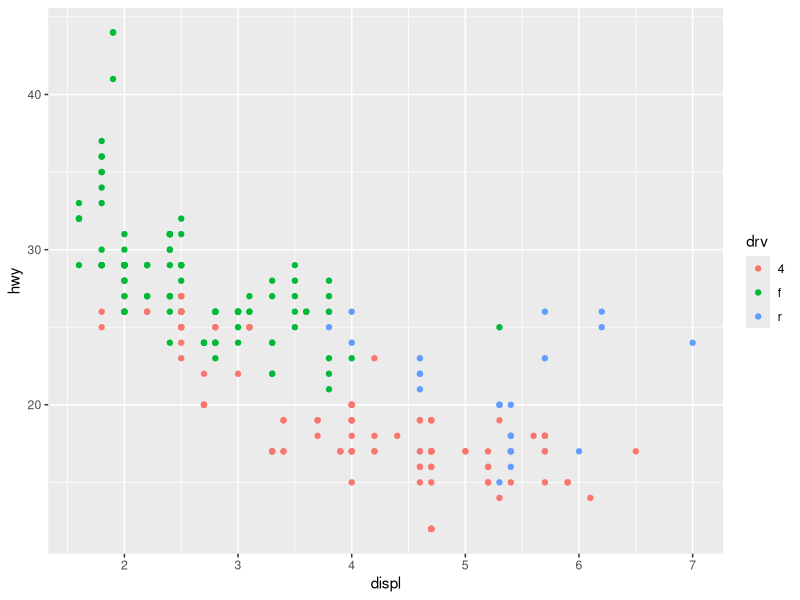
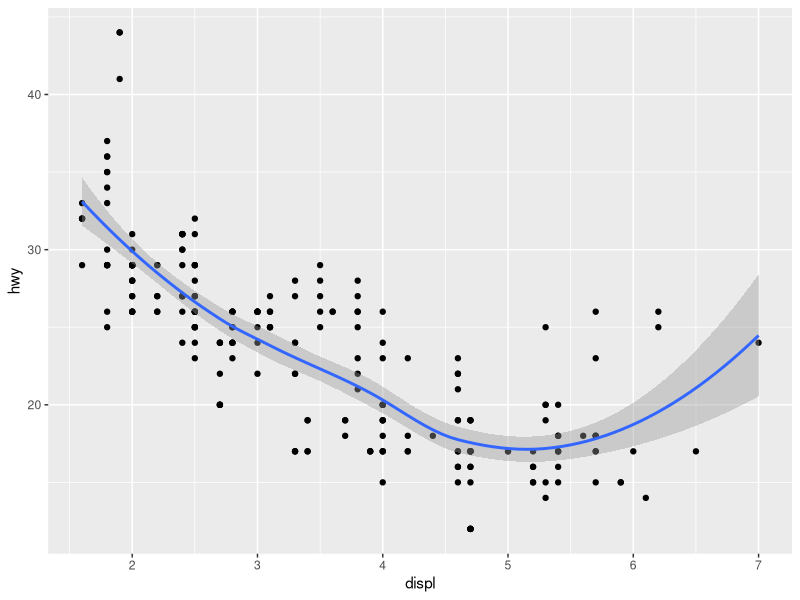
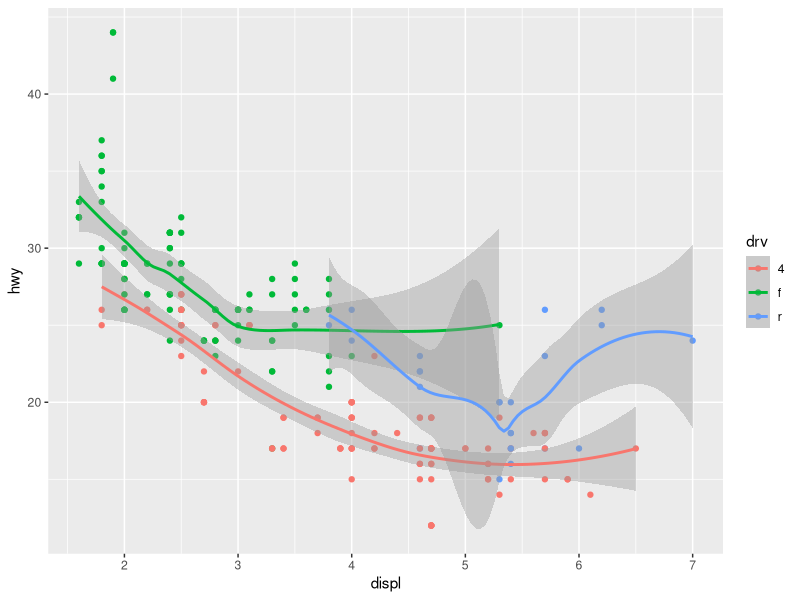
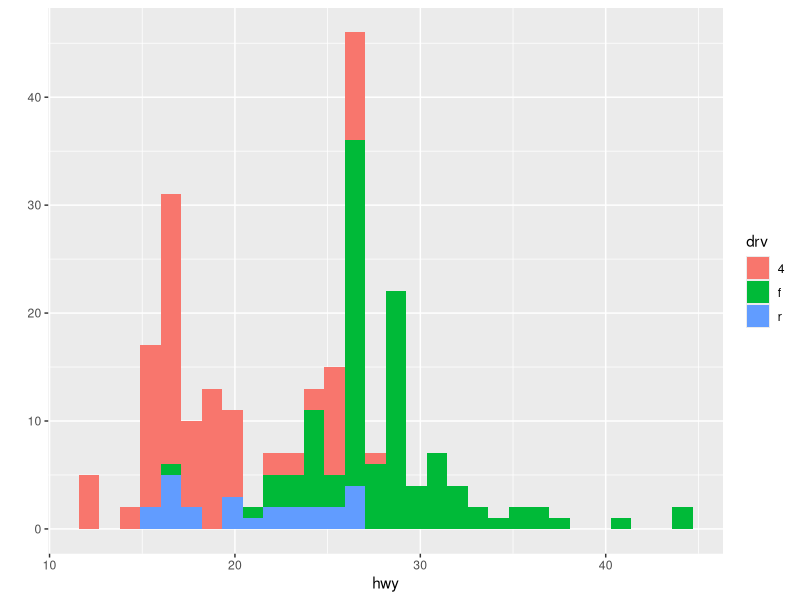
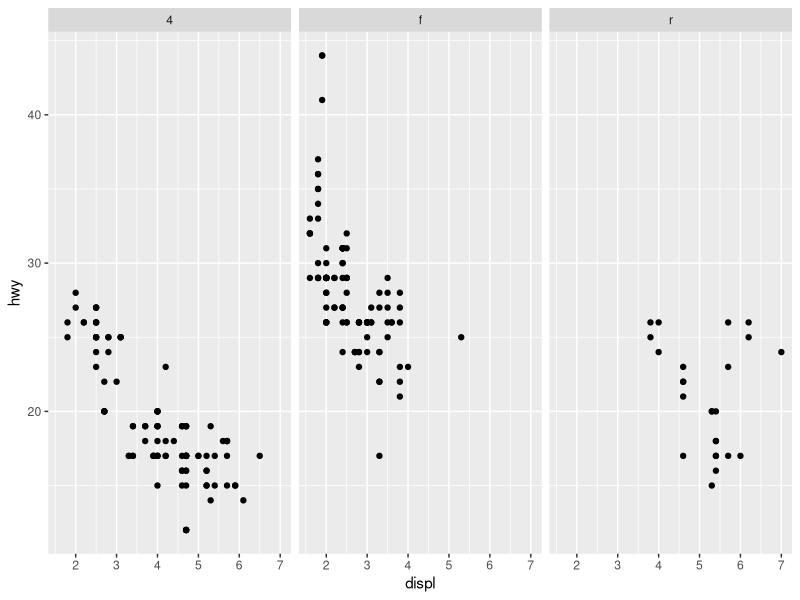
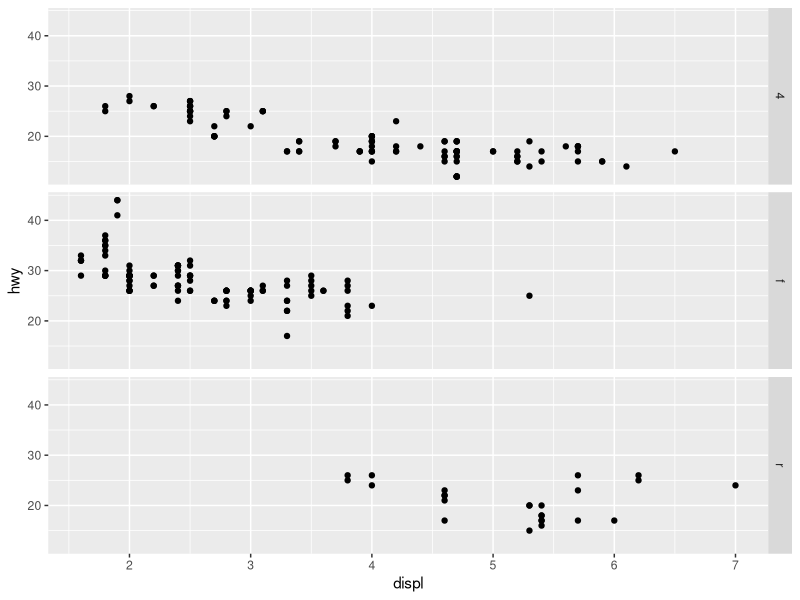

Write the R code that produced these figures, in order. (Note: this script raises an error after producing the figures.)
# Use of ggplot2
# Ref. Grammar of Graphics by Leland Wilkinson
# www.ggplot.org

# workshorse function for ggplot is : qplot()  {quickplot}
# plots are made up of:
#     aesthetics (size, shape, color) and
#     geoms (point ,line)

library(ggplot2)
str(mpg)
qplot(displ, hwy, data = mpg, color = drv)

# Adding a geom
qplot(displ, hwy, data = mpg, geom=c("point", "smooth"))
qplot(displ, hwy, data = mpg, color = drv, geom=c("point", "smooth"))

# Histograms
qplot(hwy, data = mpg, fill = drv)

# Facets (like panels in lattice)
qplot(displ, hwy, data = mpg, facets = .~drv) # .~drv = row ~ columns
qplot(displ, hwy, data = mpg, facets = drv~., binwidth=2)

# MAACS Cohort:
# Asthma study publication: http://goo.gl/WqE9j8
str(maacs)
qplot(log(eno), data = maacs, fill = mopos)
qplot(log(eno), data = maacs, geom = 'density')
qplot(log(eno), data = maacs, geom = 'density', color = mopos)
qplot(log(pm25), log(eno), data = maacs, , color = mopos, geom=c("points", 'smooth', method='lm'))
qplot(log(pm25), log(eno), data = maacs, , color = mopos, geom=c("points", 'smooth', method='lm'), facets = .~mopos)



